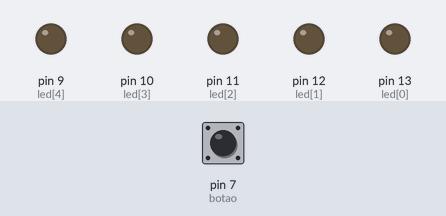
Recording of a sketch running on a simulated Arduino Uno, built with avr-gcc and run on an emulated ATmega328P. On the bench: output pins drawn as LEDs (lit = HIGH). The inputs (shaded band) are chosen by the test bench; at power-on: pin 7 (botao) LOW.

Above: at 1.2 s.
1.3 s: pin 7 (botao) pulled HIGH for 0.15 s
At 1.7 s:
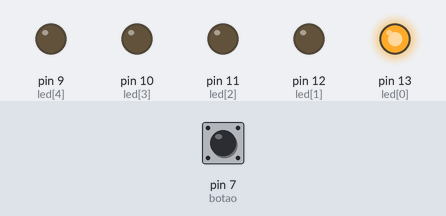
3.8 s: pin 7 (botao) pulled HIGH for 1 s
At 4.7 s:
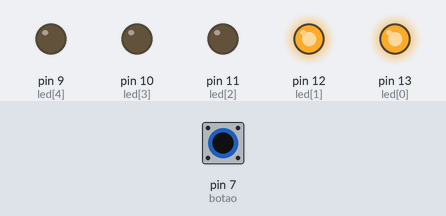
6.8 s: pin 7 (botao) pulled HIGH for 3.2 s
At 9.8 s:
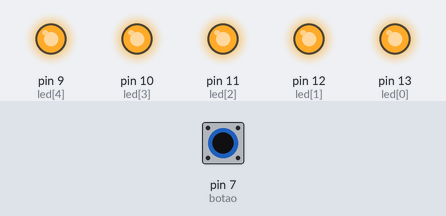
Timing chart, 0 to 12.3 s (numbered marks = the images above; inputs shaded):
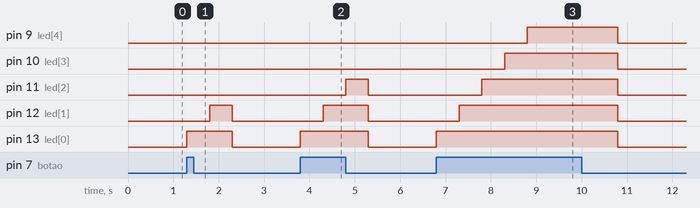

The sketch:

aula_40_while1.ino
```cpp
#define botao 7

int led[5] = {13, 12, 11, 10, 9};
bool ligado = 1;

void setup(){
  for (int i = 0; i < 5; i++){
    pinMode(led[i], OUTPUT);
  }
  pinMode(botao, INPUT);
}

void loop(){
  int i = 0;
  bool leituraBotao = digitalRead(botao);

  while(leituraBotao){
  	digitalWrite(led[i], HIGH);
    leituraBotao = digitalRead(botao);
    i++;
    if(i == 5) i = 0;
    delay(500);
  }
  while(!leituraBotao && i != 5){
    digitalWrite(led[i], LOW);
    i++;
  }

  /* do{}
  	 while(condicao) */
  // executa a ação uma vez antes de entrar em repetição
}
```

Measured:
- after the input at 1.3 s, pin 12 (led[1]): LOW → HIGH after 0.50 s, → LOW 0.50 s later; pin 13 (led[0]): LOW → HIGH at once, → LOW 1.0 s later
- after the input at 3.8 s, pin 11 (led[2]): LOW → HIGH after 1.0 s, → LOW 0.50 s later; pin 12 (led[1]): LOW → HIGH after 0.50 s, → LOW 1.0 s later; pin 13 (led[0]): LOW → HIGH at once, → LOW 1.5 s later
- after the input at 6.8 s, pin 9 (led[4]): LOW → HIGH after 2.0 s, → LOW 2.0 s later; pin 10 (led[3]): LOW → HIGH after 1.5 s, → LOW 2.5 s later; pin 11 (led[2]): LOW → HIGH after 1.0 s, → LOW 3.0 s later; pin 12 (led[1]): LOW → HIGH after 0.50 s, → LOW 3.5 s later; pin 13 (led[0]): LOW → HIGH at once, → LOW 4.0 s later
